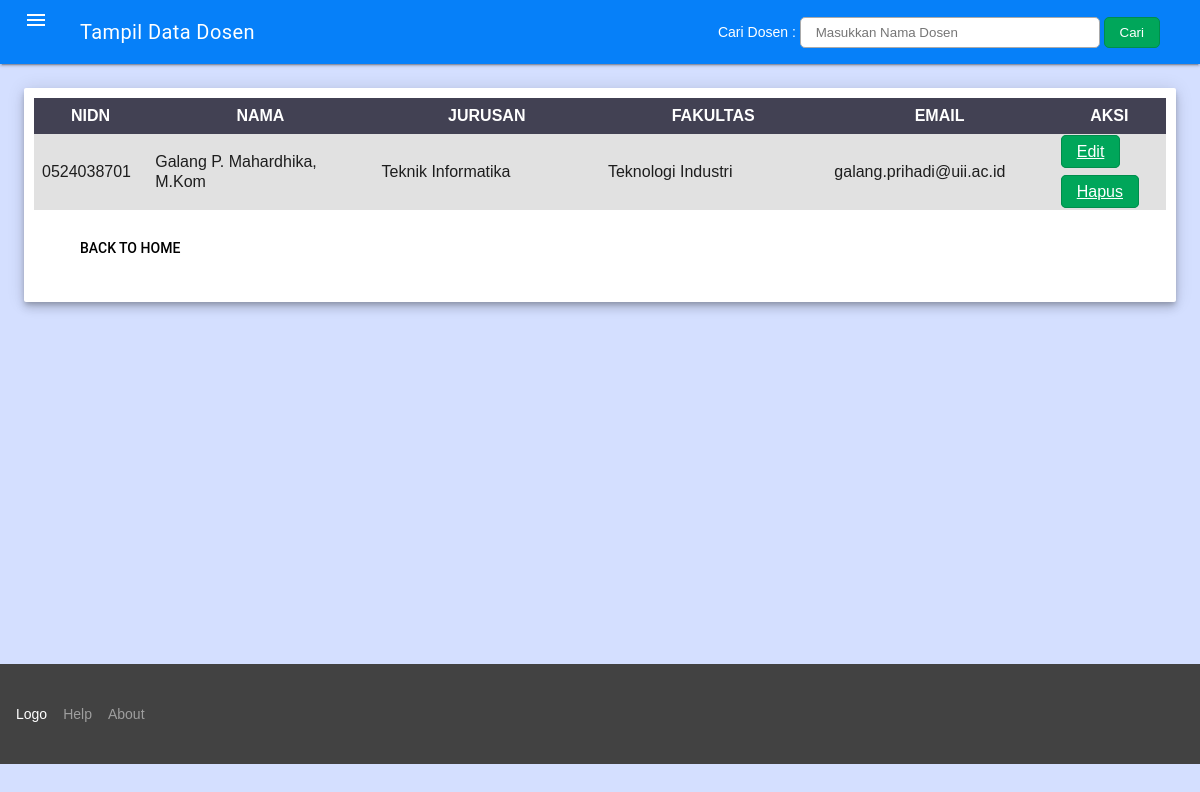
Page /tampil_dsn.php (signed in) on the committed database.
### tables this page shows
CREATE TABLE `dosen` (
  `nidn` varchar(15) NOT NULL,
  `img` varchar(255) NOT NULL,
  `nama` varchar(50) NOT NULL,
  `jurusan` varchar(50) NOT NULL,
  `fakultas` varchar(50) NOT NULL,
  `email` varchar(50) NOT NULL,
  `username` varchar(25) NOT NULL,
  `password` varchar(255) NOT NULL,
  `level` int(2) NOT NULL,
  `id_admin` int(15) NOT NULL
);

### tampil_dsn.php (the view, shortened to what this page needs)
<!DOCTYPE html PUBLIC "-//W3C//DTD XHTML 1.0 Transitional//EN" "http://www.w3.org/TR/xhtml1/DTD/xhtml1-transitional.dtd">
<html xmlns="http://www.w3.org/1999/xhtml">
<head>
<link rel="stylesheet" href="https://code.getmdl.io/1.2.1/material.indigo-pink.min.css">
<link rel="stylesheet" type="text/css" href="material.min.css"/>
<link rel="stylesheet" type="text/css" href="css/style.css">
  <link rel="stylesheet" type="text/css" href="css/slide.css">
</head>
<body bgcolor="#D4DFFF">
	<div class="mdl-layout mdl-js-layout mdl-layout--fixed-header">
    	<header class="mdl-layout__header" style="background-color:#0680F9">
        	<div class="mdl-layout__header-row">
            	<span class="mdl-layout-title">Tampil Data Dosen</span>
                <form action="cari_dsn.php" method="post">
                    <label>Cari Dosen : </label>
                    <input style="width: 300px" type="text" name="nama" placeholder="Masukkan Nama Dosen">
                    <input id="btn-submit" type="submit" name="submit" value="Cari">
                </form>
            </div>
        </header>
        	<main class="mdl-layout__content" style="height:wrap">
            	<div class="page-content" style="min-height: 75vh">
                	<div class="mdl-grid">
                    	<div class="mdl-cell mdl-cell--12-col"><div class="demo-updates mdl-card mdl-shadow--6dp mdl-cell mdl-cell--4-col mdl-cell--4-col-tablet mdl-cell--12-col-desktop">
                        <div style="margin:10px">
                        <table>
                        <tr>
                        <th width="10%">NIDN</th>
                        <th width="20%">NAMA</th>
                        <th width="20%">JURUSAN</th>
                        <th width="20%">FAKULTAS</th>
                        <th width="20%">EMAIL</th>
                        <th width="10%">AKSI</th>
                        </tr>
                            <?php
                                $query = mysql_query("SELECT * from dosen");
                                while($record = mysql_fetch_array($query)) {
                            ?>
                            <tr>
                                <td><?php echo $record['nidn'];?></td>
                                <td><?php echo $record['nama'];?></td>
                                <td><?php echo $record['jurusan'];?></td>
                                <td><?php echo $record['fakultas'];?></td>
                                <td><?php echo $record['email'];?></td>
                                <td>
                                    <a id="btn-submit" href="edit_dsn.php?nidn=<?php echo $record['nidn']; ?>">Edit</a><br><br>
                                    <a id="btn-submit" href="delete_dsn.php?nidn=<?php echo $record['nidn']; ?> " onclick="return klikHapus();">Hapus</a>
                                </td>
                            </tr>
                        <?php } ?>
                        </table>
                        <br>
                         <a href="index_admin.php"><button class="mdl-button mdl-js-button mdl-js-ripple-effect" style="margin-left:30px; margin-bottom:10px">Back to Home</button></a>
                        </div>
                        </div>
                        </div>
                    </div>
                </div>
                <div style="height: wrap">
          <footer class="mdl-mini-footer">
            <div class="mdl-mini-footer--center-section">
                <div align="center" class="mdl-logo">Logo</div>
                <ul class="mdl-mini-footer--link-list">
                    <li><a href="#">Help</a></li>
                    <li><a href="#">About</a></li>
                </ul>
            </div>
          </footer>
          </div>
            </main>
    </div>
</body>
</html>

### css/style.css (style rules this page uses)
* { box-sizing: border-box; }
html, body { margin: 0; font-family: Arial; }
#btn-submit { padding: 7px 15px; background: #00a65a; border-radius: 5px; border: 1px solid #008d4c; color: #fff; }
table { border-collapse: collapse; }
td { text-align: left; padding: 8px; }
tr:nth-child(even) { background-color: rgb(225,225,225); }
th { text-align: center; padding: 8px; background-color: #424153; color: white; }
form label { width: 150px; padding-top: 7px; }
form input { display: inline-block; overflow: hidden; padding: 7px 15px; border-radius: 5px; border: 1px solid #aaa; }
footer { text-align: center; background: #4256f4; color: white; }

### css/slide.css (style rules this page uses)
* { box-sizing:border-box }

### rows in the picture
dosen: nidn "0524038701", nama "Galang P. Mahardhika, M.Kom", jurusan "Teknik Informatika", fakultas "Teknologi Industri", email "galang.prihadi@uii.ac.id"
